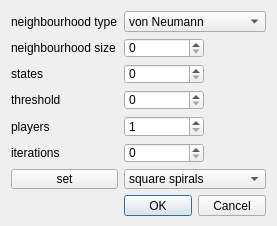
<?xml version="1.0" encoding="UTF-8"?>
<ui version="4.0">
 <class>CellularDialog</class>
 <widget class="QDialog" name="CellularDialog">
  <property name="geometry">
   <rect>
    <x>0</x>
    <y>0</y>
    <width>277</width>
    <height>226</height>
   </rect>
  </property>
  <property name="sizePolicy">
   <sizepolicy hsizetype="Fixed" vsizetype="Fixed">
    <horstretch>0</horstretch>
    <verstretch>0</verstretch>
   </sizepolicy>
  </property>
  <property name="minimumSize">
   <size>
    <width>277</width>
    <height>226</height>
   </size>
  </property>
  <property name="maximumSize">
   <size>
    <width>277</width>
    <height>226</height>
   </size>
  </property>
  <property name="windowTitle">
   <string>Dialog</string>
  </property>
  <layout class="QGridLayout" name="gridLayout">
   <item row="3" column="1">
    <widget class="QSpinBox" name="threshold">
     <property name="maximumSize">
      <size>
       <width>80</width>
       <height>16777215</height>
      </size>
     </property>
     <property name="maximum">
      <number>9999999</number>
     </property>
    </widget>
   </item>
   <item row="0" column="0">
    <widget class="QLabel" name="label">
     <property name="text">
      <string>neighbourhood type</string>
     </property>
    </widget>
   </item>
   <item row="1" column="0">
    <widget class="QLabel" name="label_2">
     <property name="text">
      <string>neighbourhood size</string>
     </property>
    </widget>
   </item>
   <item row="4" column="1">
    <widget class="QSpinBox" name="players">
     <property name="maximumSize">
      <size>
       <width>80</width>
       <height>16777215</height>
      </size>
     </property>
     <property name="minimum">
      <number>1</number>
     </property>
     <property name="maximum">
      <number>9999999</number>
     </property>
     <property name="singleStep">
      <number>2</number>
     </property>
    </widget>
   </item>
   <item row="1" column="1">
    <widget class="QSpinBox" name="neighbourhood_size">
     <property name="maximumSize">
      <size>
       <width>80</width>
       <height>16777215</height>
      </size>
     </property>
    </widget>
   </item>
   <item row="2" column="1">
    <widget class="QSpinBox" name="states">
     <property name="maximumSize">
      <size>
       <width>80</width>
       <height>16777215</height>
      </size>
     </property>
     <property name="maximum">
      <number>256</number>
     </property>
    </widget>
   </item>
   <item row="3" column="0">
    <widget class="QLabel" name="label_threshold">
     <property name="text">
      <string>threshold</string>
     </property>
    </widget>
   </item>
   <item row="4" column="0">
    <widget class="QLabel" name="label_players">
     <property name="text">
      <string>players</string>
     </property>
    </widget>
   </item>
   <item row="2" column="0">
    <widget class="QLabel" name="label_states">
     <property name="text">
      <string>states</string>
     </property>
    </widget>
   </item>
   <item row="8" column="1">
    <widget class="QDialogButtonBox" name="buttonBox">
     <property name="orientation">
      <enum>Qt::Horizontal</enum>
     </property>
     <property name="standardButtons">
      <set>QDialogButtonBox::Cancel|QDialogButtonBox::Ok</set>
     </property>
    </widget>
   </item>
   <item row="0" column="1">
    <widget class="QComboBox" name="combo">
     <item>
      <property name="text">
       <string>von Neumann</string>
      </property>
     </item>
     <item>
      <property name="text">
       <string>Moore</string>
      </property>
     </item>
    </widget>
   </item>
   <item row="5" column="0">
    <widget class="QLabel" name="label_4">
     <property name="text">
      <string>iterations</string>
     </property>
    </widget>
   </item>
   <item row="5" column="1">
    <widget class="QSpinBox" name="iterations">
     <property name="maximumSize">
      <size>
       <width>80</width>
       <height>16777215</height>
      </size>
     </property>
     <property name="maximum">
      <number>999999</number>
     </property>
    </widget>
   </item>
   <item row="6" column="1">
    <widget class="QComboBox" name="combo_presets">
     <item>
      <property name="text">
       <string>square spirals</string>
      </property>
     </item>
     <item>
      <property name="text">
       <string>spirals</string>
      </property>
     </item>
     <item>
      <property name="text">
       <string>clouds</string>
      </property>
     </item>
     <item>
      <property name="text">
       <string>rust</string>
      </property>
     </item>
     <item>
      <property name="text">
       <string>cubism</string>
      </property>
     </item>
     <item>
      <property name="text">
       <string>stone</string>
      </property>
     </item>
     <item>
      <property name="text">
       <string>small spirals</string>
      </property>
     </item>
     <item>
      <property name="text">
       <string>blast</string>
      </property>
     </item>
    </widget>
   </item>
   <item row="6" column="0">
    <widget class="QPushButton" name="button_set">
     <property name="text">
      <string>set</string>
     </property>
    </widget>
   </item>
  </layout>
 </widget>
 <resources/>
 <connections>
  <connection>
   <sender>buttonBox</sender>
   <signal>accepted()</signal>
   <receiver>CellularDialog</receiver>
   <slot>accept()</slot>
   <hints>
    <hint type="sourcelabel">
     <x>248</x>
     <y>254</y>
    </hint>
    <hint type="destinationlabel">
     <x>157</x>
     <y>274</y>
    </hint>
   </hints>
  </connection>
  <connection>
   <sender>buttonBox</sender>
   <signal>rejected()</signal>
   <receiver>CellularDialog</receiver>
   <slot>reject()</slot>
   <hints>
    <hint type="sourcelabel">
     <x>316</x>
     <y>260</y>
    </hint>
    <hint type="destinationlabel">
     <x>286</x>
     <y>274</y>
    </hint>
   </hints>
  </connection>
 </connections>
</ui>
